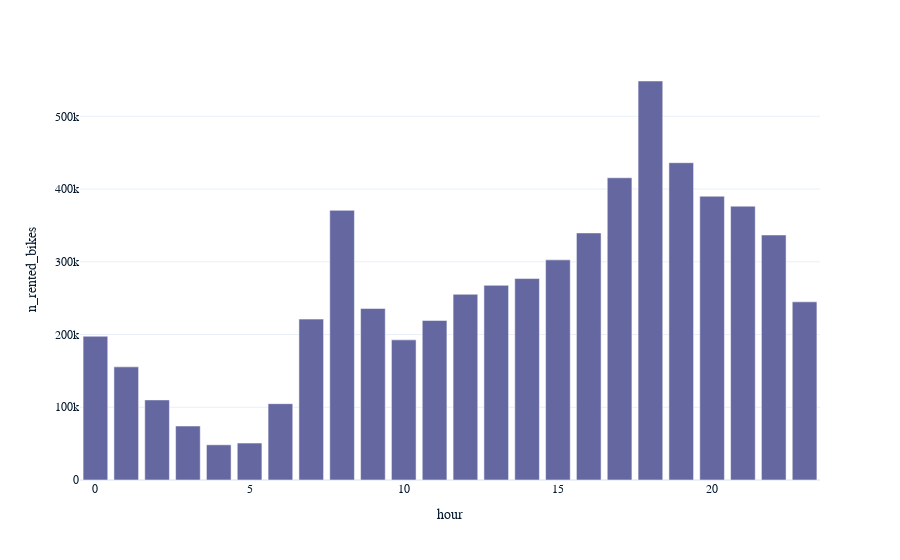

Here is the notebook cell this chart was saved with:
### Markdown cell above
### Explore typical daily usage pattern

### Code cell
# Calculate the average number of rented bikes per hour
time_of_day = df \
	.groupby(by="hour", as_index=False) \
	.sum("n_rented_bikes") \
	[["hour", "n_rented_bikes"]]

# Create a bar chart showing the usage pattern
px.bar(time_of_day, x = 'hour', y = 'n_rented_bikes')

### Figure 1 — Plotly figure (JSON) as saved in the notebook; plotly's stock layout.template omitted (floating-point values rounded to 4 significant figures)
{"data": [{"alignmentgroup": "True", "hovertemplate": "hour=%{x}<br>n_rented_bikes=%{y}<extra></extra>", "legendgroup": "", "marker": {"color": "#6568a0", "pattern": {"shape": ""}}, "name": "", "offsetgroup": "", "orientation": "v", "showlegend": false, "textposition": "auto", "x": [0, 1, 2, 3, 4, 5, 6, 7, 8, 9, 10, 11, 12, 13, 14, 15, 16, 17, 18, 19, 20, 21, 22, 23], "xaxis": "x", "y": [197633, 155557, 110095, 74216, 48396, 50765, 104961, 221192, 370731, 235784, 192655, 219311, 255296, 267635, 276971, 302653, 339677, 415556, 548568, 436229, 390172, 376479, 336821, 244961], "yaxis": "y", "type": "bar"}], "layout": {"xaxis": {"anchor": "y", "domain": [0, 1], "title": {"text": "hour"}}, "yaxis": {"anchor": "x", "domain": [0, 1], "title": {"text": "n_rented_bikes"}}, "legend": {"tracegroupgap": 0}, "margin": {"t": 60}, "barmode": "relative"}}
